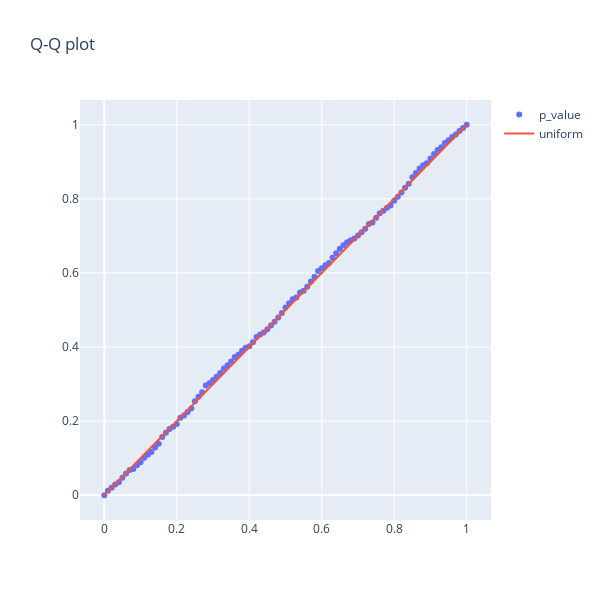

The notebook cell saved with this chart:
### Markdown cell above
##### Оценка корректности

### Code cell
get_qq_plot(p_values)
